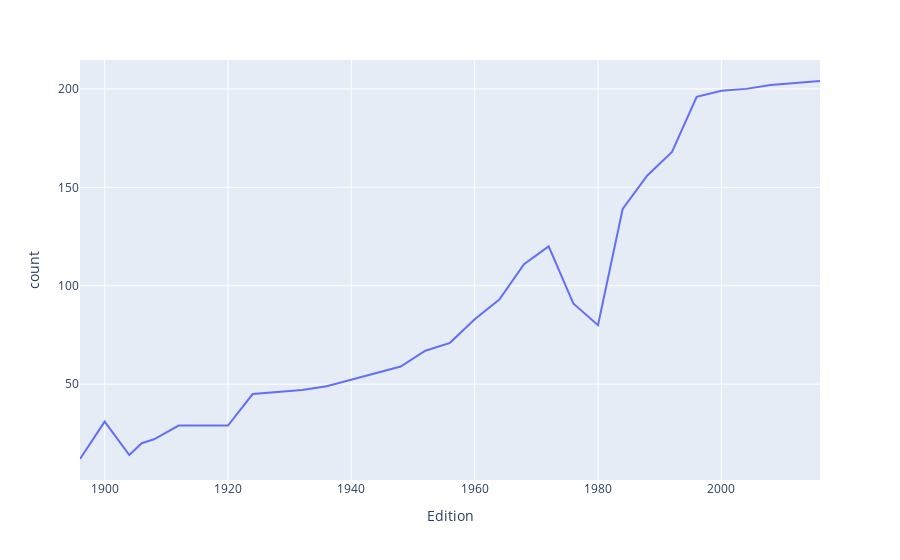

Notebook code for this chart:
### Code cell
# plotting the line chart
fig = px.line(nations_over_time, x='Edition', y='count')
fig.show()

### Figure 1 — Plotly figure (JSON) as saved in the notebook; plotly's stock layout.template omitted (floating-point values rounded to 4 significant figures)
{"data": [{"hovertemplate": "Edition=%{x}<br>count=%{y}<extra></extra>", "legendgroup": "", "line": {"color": "#636efa", "dash": "solid"}, "marker": {"symbol": "circle"}, "mode": "lines", "name": "", "orientation": "v", "showlegend": false, "type": "scatter", "x": [1896, 1900, 1904, 1906, 1908, 1912, 1920, 1924, 1928, 1932, 1936, 1948, 1952, 1956, 1960, 1964, 1968, 1972, 1976, 1980, 1984, 1988, 1992, 1996, 2000, 2004, 2008, 2012, 2016], "xaxis": "x", "y": [12, 31, 14, 20, 22, 29, 29, 45, 46, 47, 49, 59, 67, 71, 83, 93, 111, 120, 91, 80, 139, 156, 168, 196, 199, 200, 202, 203, 204], "yaxis": "y"}], "layout": {"legend": {"tracegroupgap": 0}, "margin": {"t": 60}, "xaxis": {"anchor": "y", "domain": [0, 1], "title": {"text": "Edition"}}, "yaxis": {"anchor": "x", "domain": [0, 1], "title": {"text": "count"}}}}
